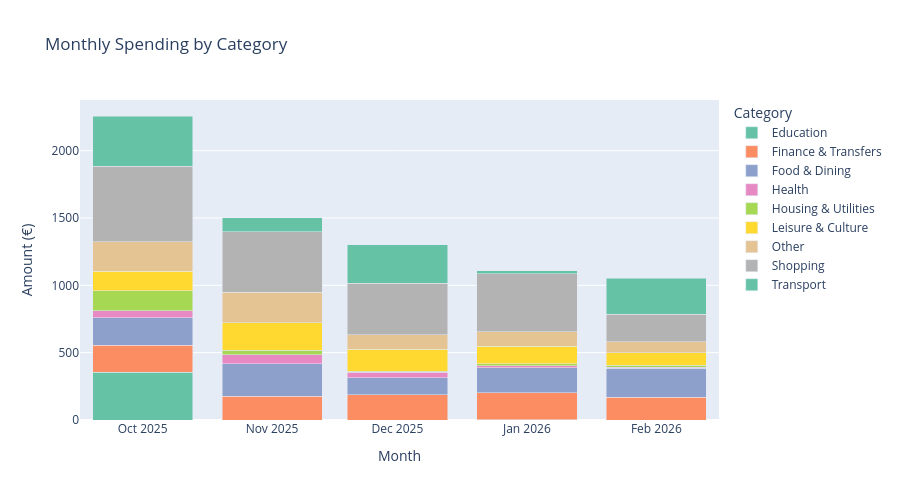

The code cell stored with this chart in its notebook:
### Markdown cell above
## 3. Monthly Spending Breakdown by Category

### Code cell
# Stacked bar: monthly expenses broken down by category
monthly_cat = expenses.groupby(["month_str", "category"])["expense"].sum().reset_index()
monthly_cat = monthly_cat.sort_values("month_str")

fig = px.bar(
    monthly_cat,
    x="month_str", y="expense", color="category",
    title="Monthly Spending by Category",
    labels={"month_str": "Month", "expense": "Amount (€)", "category": "Category"},
    color_discrete_sequence=px.colors.qualitative.Set2,
    height=500,
)
fig.update_layout(barmode="stack", xaxis_title="Month", yaxis_title="Amount (€)")
fig.show()

### Figure 1 — Plotly figure (JSON) as saved in the notebook; plotly's stock layout.template omitted (floating-point values rounded to 4 significant figures)
{"data": [{"hovertemplate": "Category=Education<br>Month=%{x}<br>Amount (€)=%{y}<extra></extra>", "legendgroup": "Education", "marker": {"color": "rgb(102,194,165)", "pattern": {"shape": ""}}, "name": "Education", "orientation": "v", "showlegend": true, "textposition": "auto", "type": "bar", "x": ["2025-10", "2026-01"], "xaxis": "x", "y": [353.0, 2.0], "yaxis": "y"}, {"hovertemplate": "Category=Finance & Transfers<br>Month=%{x}<br>Amount (€)=%{y}<extra></extra>", "legendgroup": "Finance & Transfers", "marker": {"color": "rgb(252,141,98)", "pattern": {"shape": ""}}, "name": "Finance & Transfers", "orientation": "v", "showlegend": true, "textposition": "auto", "type": "bar", "x": ["2025-10", "2025-11", "2025-12", "2026-01", "2026-02"], "xaxis": "x", "y": [201.9, 176.5, 187.5, 199.2, 169.5], "yaxis": "y"}, {"hovertemplate": "Category=Food & Dining<br>Month=%{x}<br>Amount (€)=%{y}<extra></extra>", "legendgroup": "Food & Dining", "marker": {"color": "rgb(141,160,203)", "pattern": {"shape": ""}}, "name": "Food & Dining", "orientation": "v", "showlegend": true, "textposition": "auto", "type": "bar", "x": ["2025-10", "2025-11", "2025-12", "2026-01", "2026-02"], "xaxis": "x", "y": [205.1, 240.2, 126.3, 188.2, 215.6], "yaxis": "y"}, {"hovertemplate": "Category=Health<br>Month=%{x}<br>Amount (€)=%{y}<extra></extra>", "legendgroup": "Health", "marker": {"color": "rgb(231,138,195)", "pattern": {"shape": ""}}, "name": "Health", "orientation": "v", "showlegend": true, "textposition": "auto", "type": "bar", "x": ["2025-10", "2025-11", "2025-12", "2026-01", "2026-02"], "xaxis": "x", "y": [52.83, 68.92, 42.2, 12.36, 5.0], "yaxis": "y"}, {"hovertemplate": "Category=Housing & Utilities<br>Month=%{x}<br>Amount (€)=%{y}<extra></extra>", "legendgroup": "Housing & Utilities", "marker": {"color": "rgb(166,216,84)", "pattern": {"shape": ""}}, "name": "Housing & Utilities", "orientation": "v", "showlegend": true, "textposition": "auto", "type": "bar", "x": ["2025-10", "2025-11", "2025-12", "2026-01", "2026-02"], "xaxis": "x", "y": [148.8, 31.0, 6.81, 15.5, 16.34], "yaxis": "y"}, {"hovertemplate": "Category=Leisure & Culture<br>Month=%{x}<br>Amount (€)=%{y}<extra></extra>", "legendgroup": "Leisure & Culture", "marker": {"color": "rgb(255,217,47)", "pattern": {"shape": ""}}, "name": "Leisure & Culture", "orientation": "v", "showlegend": true, "textposition": "auto", "type": "bar", "x": ["2025-10", "2025-11", "2025-12", "2026-01", "2026-02"], "xaxis": "x", "y": [141.7, 206.4, 162.4, 128.6, 91.87], "yaxis": "y"}, {"hovertemplate": "Category=Other<br>Month=%{x}<br>Amount (€)=%{y}<extra></extra>", "legendgroup": "Other", "marker": {"color": "rgb(229,196,148)", "pattern": {"shape": ""}}, "name": "Other", "orientation": "v", "showlegend": true, "textposition": "auto", "type": "bar", "x": ["2025-10", "2025-11", "2025-12", "2026-01", "2026-02"], "xaxis": "x", "y": [219.2, 226.0, 107.3, 108.4, 84.23], "yaxis": "y"}, {"hovertemplate": "Category=Shopping<br>Month=%{x}<br>Amount (€)=%{y}<extra></extra>", "legendgroup": "Shopping", "marker": {"color": "rgb(179,179,179)", "pattern": {"shape": ""}}, "name": "Shopping", "orientation": "v", "showlegend": true, "textposition": "auto", "type": "bar", "x": ["2025-10", "2025-11", "2025-12", "2026-01", "2026-02"], "xaxis": "x", "y": [561.0, 449.0, 383.4, 432.8, 201.2], "yaxis": "y"}, {"hovertemplate": "Category=Transport<br>Month=%{x}<br>Amount (€)=%{y}<extra></extra>", "legendgroup": "Transport", "marker": {"color": "rgb(102,194,165)", "pattern": {"shape": ""}}, "name": "Transport", "orientation": "v", "showlegend": true, "textposition": "auto", "type": "bar", "x": ["2025-10", "2025-11", "2025-12", "2026-01", "2026-02"], "xaxis": "x", "y": [373.9, 103.0, 283.7, 22.3, 269.8], "yaxis": "y"}], "layout": {"barmode": "stack", "height": 500, "legend": {"title": {"text": "Category"}, "tracegroupgap": 0}, "title": {"text": "Monthly Spending by Category"}, "xaxis": {"anchor": "y", "domain": [0, 1], "title": {"text": "Month"}}, "yaxis": {"anchor": "x", "domain": [0, 1], "title": {"text": "Amount (€)"}}}}
